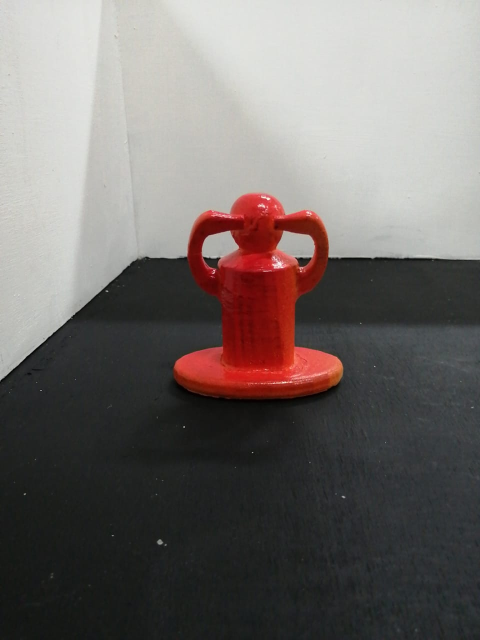
#> input picture img1.jpeg, 960 x 1280 px (shown at 1/2 size)
$ python -i color_detection.py   (imports and definitions only)
#> lines starting #> are read from the running program, lines starting #| are printed output that depends on the picture; after the words box and inside, x2 and y2 are one past the last pixel; in counts of white or black regions, pixels touching at a corner belong together
#> further down, picture is the input picture: shape (1280, 960, 3); mean B, G, R 106.3, 108.6, 115.1
#import the necessary packages
import cv2
import numpy as np

def nothing(x):
    pass

def rescale_frame(frame,percent=100):
    width=int(frame.shape[1]* percent/100)
    height=int(frame.shape[0]* percent/100)
    dim = (width,height)
    return cv2.resize(frame,dim,interpolation=cv2.INTER_AREA)

def detect(frame):
    kernel = np.ones(4)
    cx,cy =0 , 0
    luas=0

    frame=cv2.GaussianBlur(frame,(3,3),0)
    imageHSV = cv2.cvtColor(frame, cv2.COLOR_BGR2HSV)
#> imageHSV: shape (1280, 960, 3); mean H, S, V 56.9, 28.4, 117.2
    min_HSV = np.array([0,85,65], dtype = "uint8")
    max_HSV = np.array([212,238,255], dtype = "uint8")
    skinRegionHSV = cv2.inRange(imageHSV, min_HSV, max_HSV)
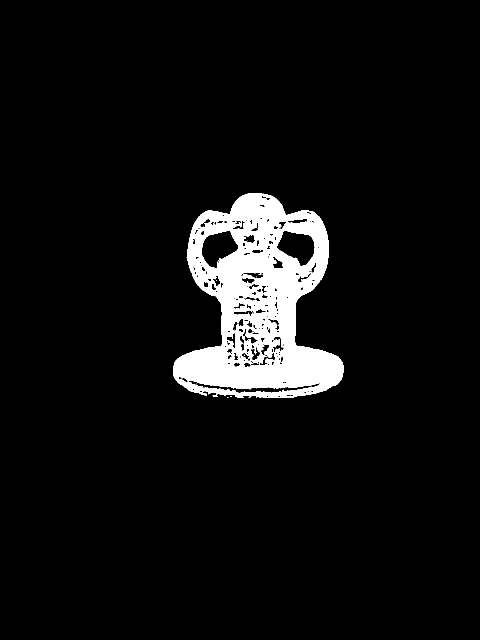
#> skinRegionHSV: shape (1280, 960) (shown at 1/2 size); 6.1% white; 12 white regions (11 under 20 px), largest, box (x1, y1, x2, y2) and area: (346, 386, 688, 796) 75020
    skinHSV = cv2.bitwise_and(frame, frame, mask = skinRegionHSV)
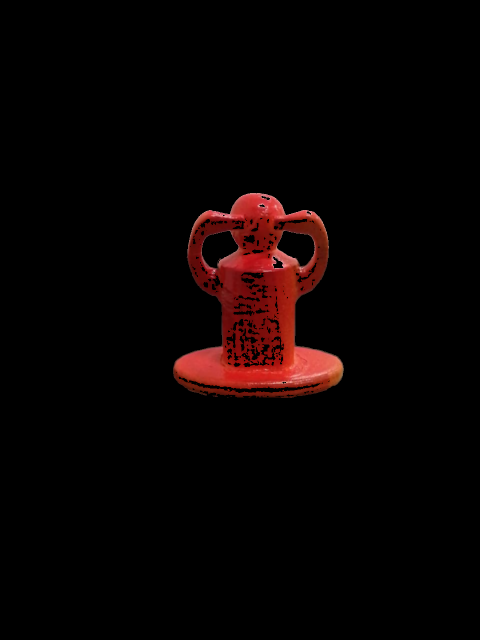
#> skinHSV: shape (1280, 960, 3) (shown at 1/2 size); mean of channels 0, 1, 2 2, 2.5, 9.4; drawn as B, G, R
    erosi = cv2.erode(skinHSV,kernel,iterations=1)
    dilasi = cv2.dilate(erosi,kernel,iterations=5)
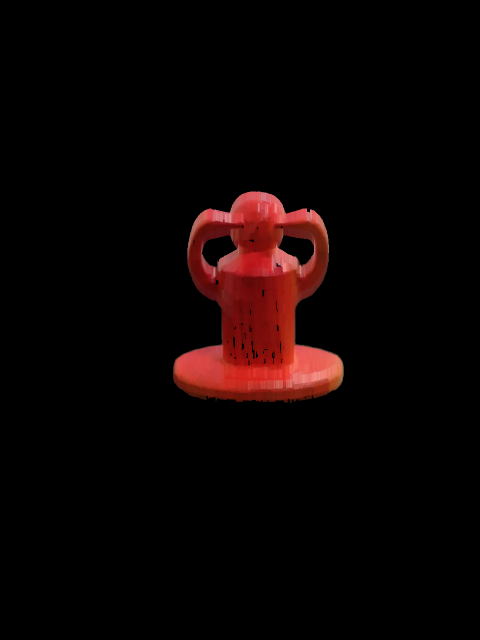
#> dilasi: shape (1280, 960, 3) (shown at 1/2 size); mean of channels 0, 1, 2 2.9, 3.3, 11.8; drawn as B, G, R
    edge = cv2.Canny(dilasi,30,100,3)
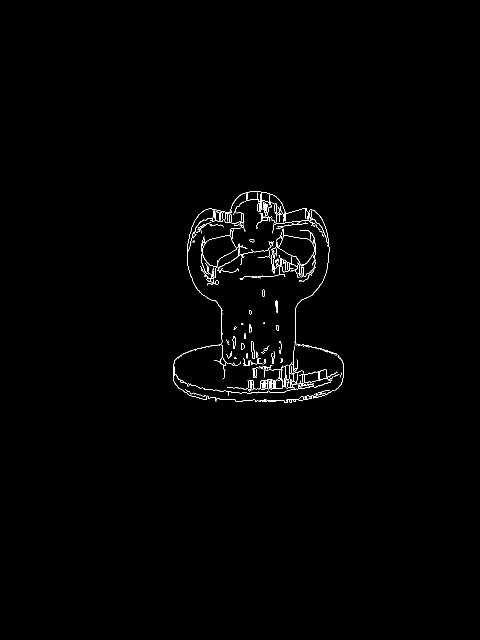
#> edge: shape (1280, 960) (shown at 1/2 size); 0.71% white in thin lines or dots, all inside (x1, y1, x2, y2) = (346, 383, 688, 805)
    contours, hierarchy = cv2.findContours(edge,cv2.RETR_EXTERNAL, cv2.CHAIN_APPROX_NONE)
#> contours = 169 contours, 144 with area under 20; largest, box (x1, y1, x2, y2) and area: (543, 457, 629, 533) 2628, (348, 729, 675, 792) 983, (346, 383, 675, 803) 518, (433, 710, 688, 805) 116, (521, 758, 546, 777) 104

    for c in contours:
        x,y,w,h = cv2.boundingRect(c)
        luas = (y-(y+h))*(x-(x+w))

        # roi =frame[y:y+h,x:x+w]

        # cv2.imshow('roi',roi)
        if(luas>18700):
            # print(f'koordinat : {x,y}, luasan : {w,h}, luas : {luas}' )
            M = cv2.moments(c)
            if M['m00'] != 0:
                # cx1= int(M['m01'])
                # cx2= int(M['m00'])
                # cx3= int(M['m10'])

                cx = int(M['m10']/M['m00'])
                cy = int(M['m01']/M['m00'])
            else:
                cx,cy =0 , 0
        else:
            cx,cy=0,0
#> this loop made 169 passes
#> (c, x, y, w, h, luas, cx, cy) on passes 5, 24, 34, 35, 36, 37, 38, 43, 46: ([[376, 767], [377, 767]], 376, 767, 2, 1, 2, 0, 0), ([[673, 711], [674, 712]], 673, 711, 2, 2, 4, 0, 0), ([[390, 700], [391, 700]], 390, 700, 2, 1, 2, 0, 0), ([[640, 699], [641, 699]], 640, 699, 2, 1, 2, 0, 0), ([[631, 697], [632, 697]], 631, 697, 2, 1, 2, 0, 0), ([[617, 694], [618, 694]], 617, 694, 2, 1, 2, 0, 0), ([[559, 694], [559, 695], [559, 696], [559, 695]], 559, 694, 1, 3, 3, 0, 0), ([[605, 691], [606, 692], [607, 692], [606, 692]], 605, 691, 3, 2, 6, 0, 0), ([[438, 691], [439, 691]], 438, 691, 2, 1, 2, 0, 0)
#> (x, y, w, h, luas, cx, cy) on passes 1, 2, 3, 4, 6, 7: (598, 793, 11, 5, 55, 0, 0), (620, 792, 2, 3, 6, 0, 0), (628, 780, 32, 13, 416, 0, 0), (381, 767, 1, 1, 1, 0, 0), (521, 758, 25, 19, 475, 0, 0), (669, 748, 10, 6, 60, 0, 0)

    # print(f'X:{cx},Y:{cy}')
    # print(f'X:{cx1},Y:{cx2},{cx3}')
    return cx,cy,dilasi,luas
# [34 lines of commented-out code are left out]

>>> import cv2
>>> picture = cv2.imread('img1.jpeg')
>>> result = detect(picture)
